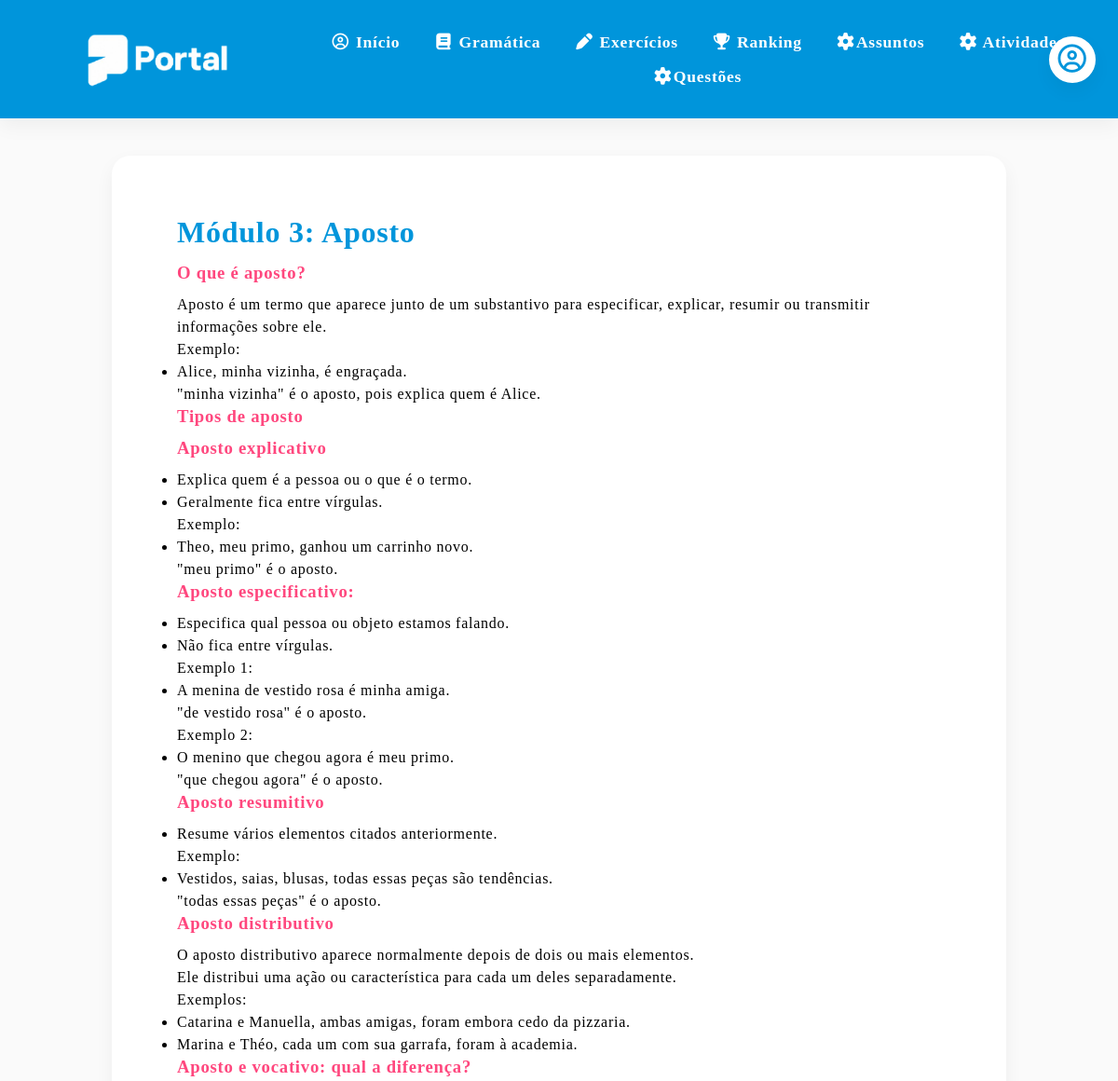
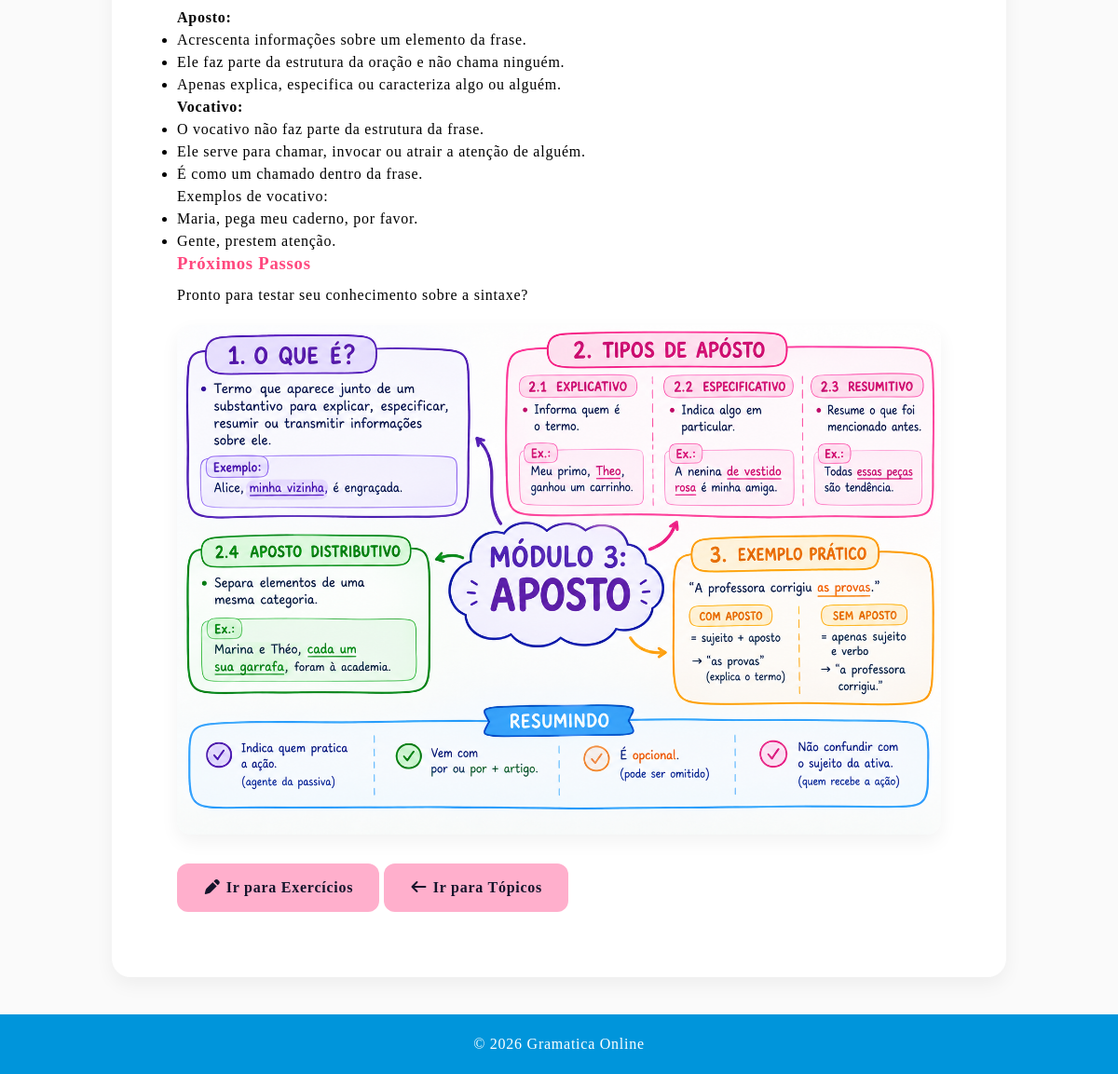
Page /assunto/3 on the committed database (2 pictures, top to bottom).
### models.py (models this page shows)
class Assunto(db.Model):
    __tablename__ = "assunto"
    id = db.Column(db.Integer, primary_key=True)
    nome = db.Column(db.String(100), nullable=False)
    conteudo = db.Column(db.Text, nullable=True)
    imagem = db.Column(db.String(255), nullable=True)
    arquivo_pdf = db.Column(db.String(255), nullable=True)
    atividades = db.relationship("Atividade", back_populates="assunto", lazy=True)
    tipo = db.Column(db.String(50), nullable=False, default="USUARIO")
    def get_imagem_url(self):
        if self.imagem:
            return f"{os.getenv('BASE_URL')}/static/{self.imagem}"
        return None

### app.py (the view)
@app.route('/assunto/<int:id>')
def assunto_dinamico(id):
    assunto = Assunto.query.get_or_404(id)
    return render_template("assunto_dinamico.html", assunto=assunto)

### templates/assunto_dinamico.html
{% extends "base.html" %}
{% block conteudo %}
        <section id="sintaxe-detalhes" class="section">
            <h2>{{ assunto.nome }}</h2>
            <div class="topicos-detalhe">
                {{ assunto.conteudo|safe }}
            </div>
            <div class="mapa-mental-container">
                <img src="{{ assunto.get_imagem_url() }}" alt="Mapa Mental de {{ assunto.nome }}" class="mapa-mental">
            </div>
            <br>
            <a href="{{ url_for('atividades') }}" class="btn btn-gramatica">
                <i class="fa-solid fa-pen"></i> Ir para Exercícios
            </a>
            <a href="{{ url_for('gramatica') }}" class="btn btn-gramatica">
                <i class="fa-solid fa-arrow-left"></i> Ir para Tópicos
            </a>
        </section>
{% endblock %}

### static/css/style.css (style rules this page uses)
:root { --primary-blue: #0095DB; --secondary-blue: #D5F7FF; --primary-pink: #FFAFCC; --secondary-pink: #FFECF4; --pink: #FF477E; --mint-green: #DFFCF4; --success-green: #00966D; --soft-purple: #DDD0F8; --soft-yellow: #FFF0D4; --yellow: #F4B740; --bg-light: #FAFAFA; --gray-light: #EDEDED; --gray-medium: #D6D8E7; --text-dark: #14142B; --shadow-soft: 0 8px 20px rgba(0, 0, 0, 0.05); }
* { margin: 0; padding: 0; box-sizing: border-box; }
body { font-family: 'Basier Square'; font-weight: 400; font-size: 1.0em; line-height: 1.5em; letter-spacing: 0.75px; background-color: var(--bg-light); */ }
.section { background: white; border-radius: 20px; padding: 70px; margin-bottom: 30px; box-shadow: var(--shadow-soft); transition: 0.3s; }
h2 { color: var(--primary-blue); margin-bottom: 20px; font-size: 2rem; }
h3 { color: var(--pink); margin-bottom: 10px; }
.btn { display: inline-block; background-color: var(--primary-blue); color: white; padding: 14px 28px; border-radius: 12px; text-decoration: none; font-weight: bold; border: none; cursor: pointer; transition: 0.3s; }
.btn-gramatica { background-color: var(--primary-pink); color: var(--text-dark); }
.mapa-mental-container { text-align: center; margin-top: 20px; }
.mapa-mental { max-width: 100%; border-radius: 15px; box-shadow: var(--shadow-soft); }

### rows in the picture
Assunto: nome "Módulo 3: Aposto", conteudo "O que é aposto? Aposto é um termo que aparece junto de um substantivo para especificar, explicar, resumir ou transmitir informações sobre ele. Exemplo: Alice, minha vizinha, é engraçada. \"minha vizinha\" é o aposto, pois explica quem é Alice. Tipos de aposto Aposto explicativo Explica quem é a pessoa ou o que é o termo. Geralmente fica entre vírgulas. Exemplo: Theo, meu primo, ganhou um carrinho novo. \"meu primo\" é o aposto. Aposto especificativo: Especifica qual pessoa ou objeto estamos falando. Não fica entre vírgulas. Exemplo 1: A menina de vestido rosa é minha amiga. \"de vestido rosa\" é o aposto. Exemplo 2: O menino que chegou agora é meu primo. \"que chegou agora\" é o aposto. Aposto…", get_imagem_url (picture)
